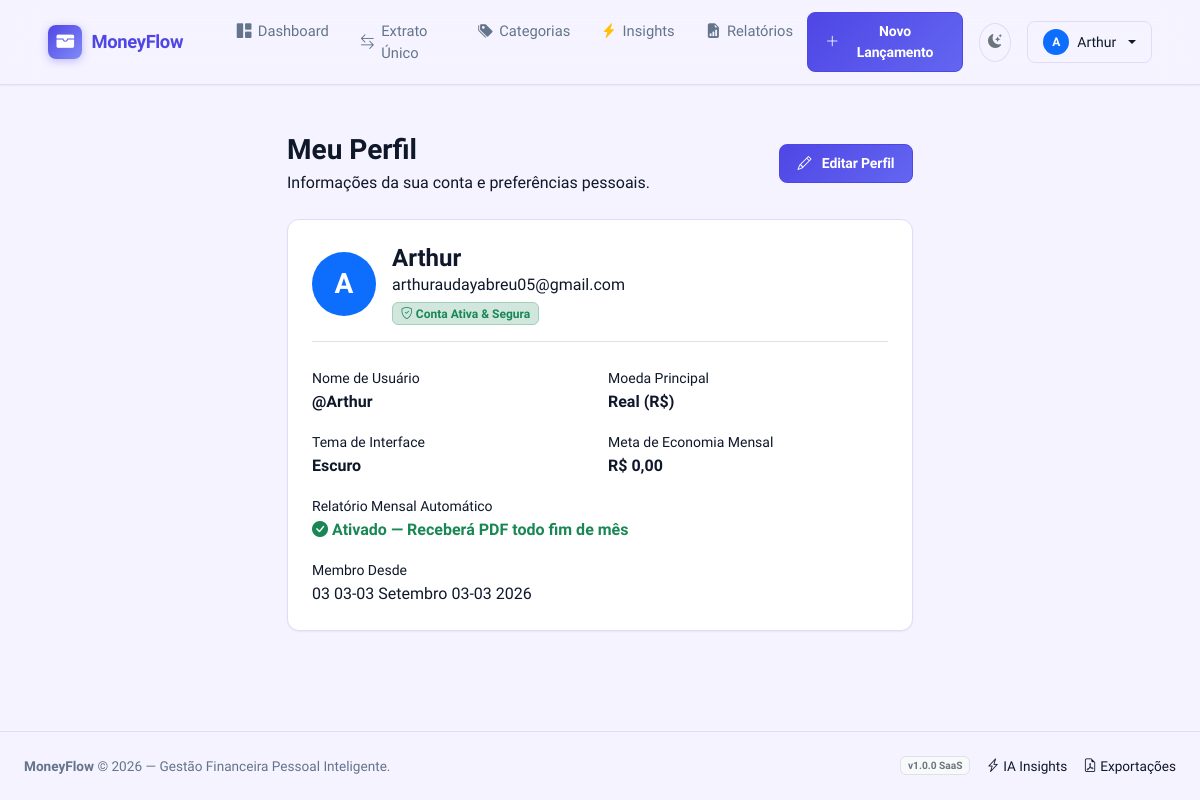
Screenshot of /accounts/profile/ (signed in) with the database file from the repository.
### apps/accounts/models.py (models this page shows, shortened)
class User(AbstractUser):
    email = models.EmailField('E-mail', unique=True)
    class Meta:
        verbose_name = 'Usuário'
        verbose_name_plural = 'Usuários'
        ordering = ['-date_joined']

class UserProfile(models.Model):
    THEME_CHOICES = [
        ('light', 'Claro'),
        ('dark', 'Escuro'),
        ('system', 'Sistema'),
    ]
    CURRENCY_CHOICES = [
        ('BRL', 'Real (R$)'),
        ('USD', 'Dólar (US$)'),
        ('EUR', 'Euro (€)'),
        ('ARS', 'Peso Argentino ($)'),
    ]
    user = models.OneToOneField(
        User,
        on_delete=models.CASCADE,
        related_name='profile',
        verbose_name='Usuário',
    )
    avatar = models.ImageField(
        'Avatar',
        upload_to='avatars/',
        blank=True,
        null=True,
    )
    currency = models.CharField(
        'Moeda',
        max_length=3,
        choices=CURRENCY_CHOICES,
        default='BRL',
    )
    theme_preference = models.CharField(
        'Tema',
        max_length=10,
        choices=THEME_CHOICES,
        default='light',
    )
    monthly_savings_target = models.DecimalField(
        'Meta de Economia Mensal',
        max_digits=12,
        decimal_places=2,
        default=0,
        help_text='Meta opcional de economia mensal para cálculos de Insights.',
    )
    receive_monthly_email_report = models.BooleanField(
        'Receber relatório mensal por e-mail',
        default=True,
        help_text='Enviar automaticamente o relatório do mês por e-mail.',
    )
    class Meta:
        verbose_name = 'Perfil'
        verbose_name_plural = 'Perfis'

### apps/accounts/views.py (the view)
# urls.py: path('profile/', views.profile_view, name='profile'),
@login_required
def profile_view(request):
    return render(request, 'accounts/profile.html')

### templates/accounts/profile.html (shortened to what this page needs)
{% extends 'base.html' %}
{% load humanize %}
{% block content %}
<div class="container py-4" style="max-width: 650px;">
  <div class="d-flex align-items-center justify-content-between mb-4">
    <div>
      <h1 class="h3 fw-bold text-main mb-1">Meu Perfil</h1>
      <p class="text-main mb-0">Informações da sua conta e preferências pessoais.</p>
    </div>
    <a href="{% url 'accounts:profile_edit' %}" class="btn btn-primary-custom btn-sm">
      <i class="bi bi-pencil me-1"></i> Editar Perfil
    </a>
  </div>
  <div class="saas-card mb-4">
    <div class="saas-card-body p-4">
      <div class="d-flex align-items-center gap-3 mb-4 pb-3 border-bottom">
        <div class="rounded-circle bg-primary text-white d-flex align-items-center justify-content-center fw-bold fs-3" style="width: 64px; height: 64px;">
          {{ user.username|first|upper }}
        </div>
        <div>
          <h4 class="fw-bold text-main mb-0">{{ user.get_full_name|default:user.username }}</h4>
          <span class="text-main">{{ user.email }}</span>
          <div class="mt-1">
            <span class="badge bg-success-subtle text-success border border-success-subtle"><i class="bi bi-shield-check"></i> Conta Ativa & Segura</span>
          </div>
        </div>
      </div>
      <div class="row g-3">
        <div class="col-sm-6">
          <label class="text-main small">Nome de Usuário</label>
          <p class="fw-semibold text-main mb-0">@{{ user.username }}</p>
        </div>
        <div class="col-sm-6">
          <label class="text-main small">Moeda Principal</label>
          <p class="fw-semibold text-main mb-0">{{ user.profile.get_currency_display }}</p>
        </div>
        <div class="col-sm-6">
          <label class="text-main small">Tema de Interface</label>
          <p class="fw-semibold text-main mb-0">{{ user.profile.get_theme_preference_display }}</p>
        </div>
        <div class="col-sm-6">
          <label class="text-main small">Meta de Economia Mensal</label>
          <p class="fw-semibold text-main mb-0">R$ {{ user.profile.monthly_savings_target|floatformat:2|intcomma }}</p>
        </div>
        <div class="col-12">
          <label class="text-main small">Relatório Mensal Automático</label>
          <p class="fw-semibold text-main mb-0">
            {% if user.profile.receive_monthly_email_report %}
            <span class="text-success"><i class="bi bi-check-circle-fill"></i> Ativado — Receberá PDF todo fim de mês</span>
            {% else %}
            <span class="text-secondary"><i class="bi bi-x-circle-fill"></i> Desativado</span>
            {% endif %}
          </p>
        </div>
        <div class="col-12">
          <label class="text-main small">Membro Desde</label>
          <p class="text-main mb-0">{{ user.date_joined|date:"d de F de Y" }}</p>
        </div>
      </div>
    </div>
  </div>
</div>
{% endblock %}

### templates/base.html (shortened to what this page needs)
{% load static %}
<!DOCTYPE html>
<html lang="pt-BR" data-theme="light">
<head>
  <link href="https://cdn.jsdelivr.net/npm/bootstrap@5.3.3/dist/css/bootstrap.min.css" rel="stylesheet">
  <link href="https://cdn.jsdelivr.net/npm/bootstrap-icons@1.11.3/font/bootstrap-icons.min.css" rel="stylesheet">
  <link rel="stylesheet" href="{% static 'css/style.css' %}">
</head>
<body>
  <nav class="navbar navbar-expand-lg navbar-top">
    <div class="container-fluid px-lg-4">
      <a class="navbar-brand navbar-brand-logo" href="{% if user.is_authenticated %}{% url 'dashboard:home' %}{% else %}{% url 'dashboard:landing' %}{% endif %}">
        <div class="navbar-brand-icon">
          <i class="bi bi-wallet-fill"></i>
        </div>
        <span>MoneyFlow</span>
      </a>
      <div class="collapse navbar-collapse" id="navbarMain">
        {% if user.is_authenticated %}
        <ul class="navbar-nav me-auto mb-2 mb-lg-0 ms-lg-4 gap-lg-1">
          <li class="nav-item">
            <a class="nav-link nav-link-custom {% if request.resolver_match.view_name == 'dashboard:home' %}active{% endif %}" href="{% url 'dashboard:home' %}">
              <i class="bi bi-grid-1x2-fill"></i> Dashboard
            </a>
          </li>
          <li class="nav-item">
            <a class="nav-link nav-link-custom {% if 'finance' in request.resolver_match.app_name and 'categories' not in request.path %}active{% endif %}" href="{% url 'finance:transaction_list' %}">
              <i class="bi bi-arrow-left-right"></i> Extrato Único
            </a>
          </li>
          <li class="nav-item">
            <a class="nav-link nav-link-custom {% if 'categories' in request.path %}active{% endif %}" href="{% url 'finance:category_list' %}">
              <i class="bi bi-tags-fill"></i> Categorias
            </a>
          </li>
          <li class="nav-item">
            <a class="nav-link nav-link-custom {% if 'insights' in request.resolver_match.app_name %}active{% endif %}" href="{% url 'insights:index' %}">
              <i class="bi bi-lightning-charge-fill text-warning"></i> Insights
            </a>
          </li>
          <li class="nav-item">
            <a class="nav-link nav-link-custom {% if 'reports' in request.resolver_match.app_name %}active{% endif %}" href="{% url 'reports:generator' %}">
              <i class="bi bi-file-earmark-bar-graph-fill"></i> Relatórios
            </a>
          </li>
        </ul>
        <div class="d-flex align-items-center gap-3">
          <a href="{% url 'finance:transaction_create' %}" class="btn btn-primary-custom btn-sm">
            <i class="bi bi-plus-lg"></i> Novo Lançamento
          </a>
          <button class="btn btn-outline-custom btn-sm rounded-circle p-2" id="themeToggle" title="Alternar tema">
            <i class="bi bi-moon-stars-fill" id="themeIcon"></i>
          </button>
          <div class="dropdown">
            <button class="btn btn-outline-custom btn-sm dropdown-toggle d-flex align-items-center gap-2" type="button" data-bs-toggle="dropdown" aria-expanded="false">
              <div class="rounded-circle bg-primary text-white d-flex align-items-center justify-content-center" style="width: 26px; height: 26px; font-size: 0.75rem; font-weight: 700;">
                {{ user.username|first|upper }}
              </div>
              <span class="d-none d-md-inline">{{ user.first_name|default:user.username }}</span>
            </button>
          </div>
        </div>
        {% endif %}
      </div>
    </div>
  </nav>
  <main class="flex-grow-1 py-4">
    {% block content %}{% endblock %}
  </main>
  <footer>
    <div class="container-fluid px-lg-4 d-flex flex-column flex-md-row align-items-center justify-content-between gap-2">
      <div>
        <strong>MoneyFlow</strong> &copy; {% now "Y" %} — Gestão Financeira Pessoal Inteligente.
      </div>
      <div class="d-flex align-items-center gap-3">
        <span class="badge bg-light text-secondary border">v1.0.0 SaaS</span>
        <a href="{% url 'insights:index' %}" class="text-decoration-none text-main"><i class="bi bi-lightning-charge"></i> IA Insights</a>
        <a href="{% url 'reports:generator' %}" class="text-decoration-none text-main"><i class="bi bi-file-earmark-pdf"></i> Exportações</a>
      </div>
    </div>
  </footer>
</body>
</html>

### static/css/style.css (style rules this page uses)
:root { --font-main: 'Plus Jakarta Sans', 'Inter', -apple-system, BlinkMacSystemFont, sans-serif; --color-primary: #4F46E5; --color-primary-hover: #4338CA; --color-primary-light: #EEF2FF; --color-income: #059669; --color-income-light: #ECFDF5; --color-expense: #DC2626; --color-expense-light: #FEF2F2; --color-neutral: #64748B; --color-warning: #D97706; --color-warning-light: #FFFBEB; --bg-app: #F5F3FF; --bg-surface: #FFFFFF; --bg-surface-hover: #F8F7FF; --border-color: #E2DAF8; --border-focus: #A5B4FC; --text-main: #0F172A; --text-muted: #64748B; --text-subtle: #94A3B8; --shadow-sm: 0 1px 2px 0 rgba(0, 0, 0, 0.05); --shadow-md: 0 4px 6px -1px rgba(0, 0, 0, 0.07), 0 2px 4px -2px rgba(0, 0, 0, 0.05); --shadow-lg: 0 10px 15px -3px rgba(0, 0, 0, 0.08), 0 4px 6px -4px rgba(0, 0, 0, 0.04); --shadow-glow: 0 0 20px rgba(79, 70, 229, 0.18); --shadow-glow-sm: 0 0 10px rgba(79, 70, 229, 0.12); --radius-sm: 8px; --radius-md: 12px; --radius-lg: 16px; --radius-full: 9999px; --transition-fast: all 0.15s ease; --transition-base: all 0.2s ease; }
* { box-sizing: border-box; }
body { font-family: var(--font-main); background-color: var(--bg-app); color: var(--text-main); margin: 0; padding: 0; -webkit-font-smoothing: antialiased; font-feature-settings: "cv02", "cv03", "cv04", "cv11"; min-height: 100vh; display: flex; flex-direction: column; transition: background-color 0.3s ease, color 0.3s ease; }
.navbar-top { background: rgba(245, 243, 255, 0.92); border-bottom: 1px solid var(--border-color); box-shadow: var(--shadow-sm); padding: 0.75rem 1.5rem; position: sticky; top: 0; z-index: 1030; backdrop-filter: blur(16px); -webkit-backdrop-filter: blur(16px); transition: background 0.3s ease, border-color 0.3s ease; }
.navbar-brand-logo { display: flex; align-items: center; gap: 0.6rem; font-weight: 800; font-size: 1.15rem; color: var(--color-primary) !important; text-decoration: none; letter-spacing: -0.02em; }
.navbar-brand-icon { width: 34px; height: 34px; background: linear-gradient(135deg, #4F46E5 0%, #818CF8 100%); color: white; border-radius: var(--radius-sm); display: flex; align-items: center; justify-content: center; font-size: 1.1rem; box-shadow: 0 2px 8px rgba(79, 70, 229, 0.35); transition: var(--transition-base); }
.nav-link-custom { font-weight: 500; font-size: 0.92rem; color: var(--text-muted) !important; padding: 0.5rem 0.85rem !important; border-radius: var(--radius-sm); transition: var(--transition-fast); display: flex; align-items: center; gap: 0.4rem; }
.saas-card { background: var(--bg-surface); border: 1px solid var(--border-color); border-radius: var(--radius-md); box-shadow: var(--shadow-sm); transition: transform 0.2s ease, box-shadow 0.2s ease, border-color 0.2s ease; overflow: hidden; }
.saas-card-body { padding: 1.35rem; }
.btn-primary-custom { background: linear-gradient(135deg, #4F46E5 0%, #6366F1 100%); border: 1px solid #4F46E5; color: white; font-weight: 600; padding: 0.5rem 1.1rem; border-radius: var(--radius-sm); transition: var(--transition-fast); display: inline-flex; align-items: center; gap: 0.4rem; text-decoration: none; letter-spacing: -0.01em; }
.btn-outline-custom { background: transparent; border: 1px solid var(--border-color); color: var(--text-main); font-weight: 500; padding: 0.45rem 0.95rem; border-radius: var(--radius-sm); transition: var(--transition-fast); }
footer { margin-top: auto; border-top: 1px solid var(--border-color); background: var(--bg-app); padding: 1.5rem 0; font-size: 0.85rem; color: var(--text-muted); }
footer a { color: var(--text-muted); transition: color 0.15s ease; }
.text-main, .text-muted { color: var(--text-main) !important; }

### rows the page displays
User: username|first "A", first_name "Arthur", get_full_name "Arthur", email "arthuraudayabreu05@gmail.com", username "Arthur", profile.currency "Real (R$)", profile.theme_preference "Escuro", profile.monthly_savings_target "0,00", date_joined "03 03-03 Setembro 03-03 2026"
